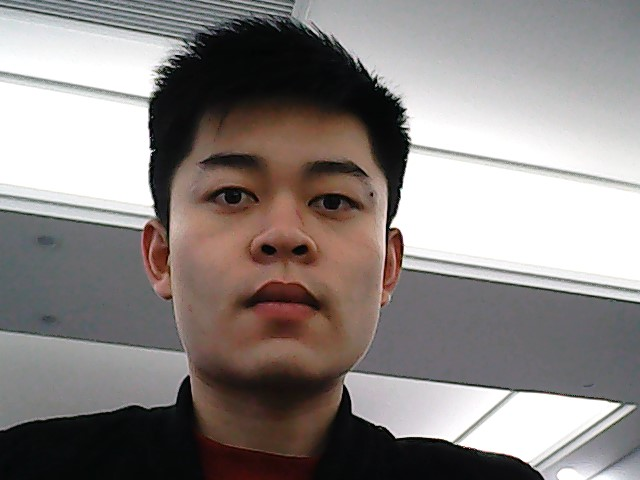
#> input picture 14/1.jpg, 640 x 480 px
$ python 14_5.py
#> lines starting #> are read from the running program, lines starting #| are printed output that depends on the picture
# -*- coding: utf-8 -*-
"""
Created on Thu Mar 21 19:43:39 2019

@author: TongDist
"""

import cv2
import numpy as np

img=cv2.imread('1.jpg')
#> img is the input picture: shape (480, 640, 3); mean B, G, R 131, 133.2, 139.9
rows,cols,ch=img.shape
#> rows = 480; cols = 640; ch = 3

#需要一个变换矩阵
#从原图中三个点   映射到输出图像中的三个点
pts1=np.float32([[50,50],[200,50],[50,200]])
pts2=np.float32([[10,100],[200,50],[100,250]])
M=cv2.getAffineTransform(pts1,pts2)

#参数：
#   1 原图
#   2 变换矩阵
#   3 一个元组  指定输出图像的尺寸
dst=cv2.warpAffine(img,M,(cols,rows))
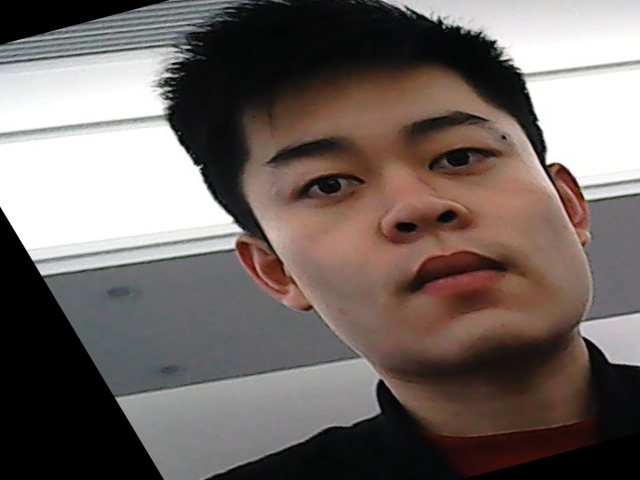
#> dst: shape (480, 640, 3); mean B, G, R 99.1, 103.1, 113.1
cv2.imshow('output',dst)

cv2.waitKey(0)
cv2.destroyAllWindows()
